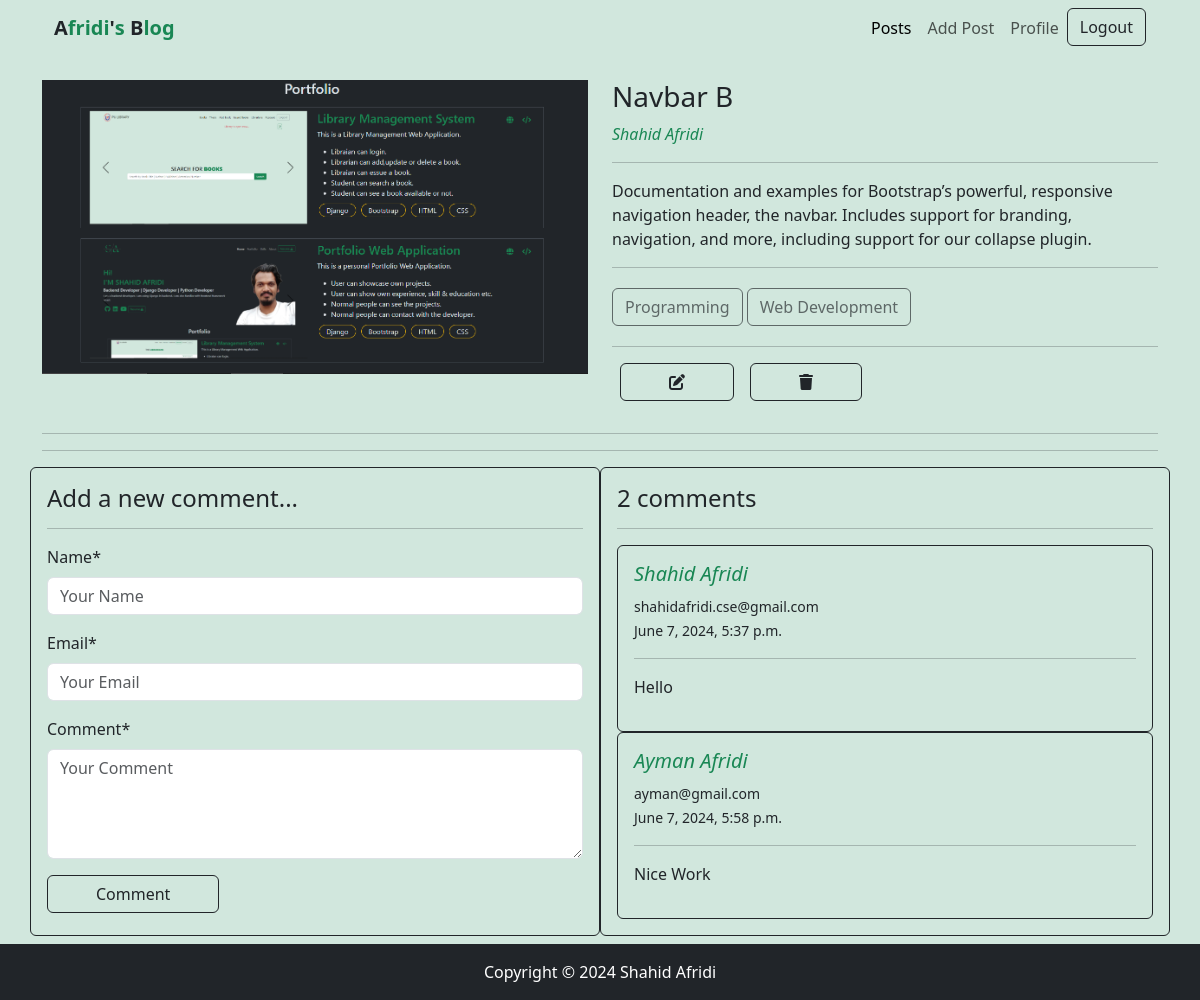
The page /post_details/1 (signed in) on the database its author committed.
### posts/models.py (models this page shows, shortened)
class Post(models.Model):
    title = models.CharField(max_length=255)
    content = models.TextField()
    category = models.ManyToManyField(Category)
    author = models.ForeignKey(User, on_delete=models.CASCADE)
    image = models.ImageField(upload_to='posts/uploads/', blank=True, null=True)

class Comment(models.Model):
    post = models.ForeignKey(Post, on_delete=models.CASCADE, related_name='comments')
    name = models.CharField(max_length=50)
    email = models.EmailField()
    body = models.TextField()
    created_at = models.DateTimeField(auto_now_add=True)

### categories/models.py (models this page shows, shortened)
class Category(models.Model):
    name = models.CharField(max_length=100)
    slug = models.SlugField(max_length=100, unique=True, null=True, blank=True)

### posts/views.py (the view, shortened to what this page needs)
# urls.py: path('post_details/<int:id>', views.PostDetails.as_view(), name='post_details'),
class PostDetails(DetailView):
    model = Post
    template_name = 'posts/post_details.html'
    pk_url_kwarg = 'id'
    def get_context_data(self, **kwargs):
        context = super().get_context_data(**kwargs)
        comment_form = CommentForm()
        context['comment_form'] = comment_form
        return context

### posts/forms.py
class CommentForm(forms.ModelForm):
    class Meta:
        model = Comment
        fields = ('name', 'email', 'body')
        labels = {
            'body': 'Comment'
        }
        widgets = {
            'name': forms.TextInput(attrs={'placeholder': 'Your Name'}),
            'email': forms.EmailInput(attrs={'placeholder': 'Your Email'}),
            'body': forms.Textarea(attrs={'rows': 4, 'placeholder': 'Your Comment'})
        }

### posts/templates/posts/post_details.html (shortened to what this page needs)
{% extends "base.html" %}
{% block content %}
{% load crispy_forms_tags %}
<div class="row mt-4">
    <div class="col-md-6">
        {% if post.image %}
        <img class="w-100" src="{{post.image.url}}" alt="">
        {% endif %}
    </div>
    <div class="col-md-6">
        <h3>{{post.title}}</h3>
        <p class=''><a class="text-decoration-none text-success fst-italic" href="{% url "profile" %}">{{post.author.first_name}} {{post.author.last_name}}</a></p>
        <hr>
        <P>{{post.content }}</P>
        <hr>
        <div>
            {% for c in post.category.all %}
            <button class="btn btn-outline-dark my-1" disabled>{{c.name}}</button>
            {% endfor %}
        </div>
        <hr>
        <div class="d-flex">
            {% if request.user == post.author %}
            <p><a class="btn btn-outline-dark mx-2 px-5" href="{% url "update_post" post.id %}"><i class="fa fa-edit"></i></a></p>
            <p><a class="btn btn-outline-dark mx-2 px-5" href="{% url "delete_post" post.id %}"><i class="fa fa-trash"></i></a></p>
            {% endif %}
        </div>
    </div>
</div>
<hr><hr>
<div class="row">
    <div class="col-md-6 border border-dark p-3 rounded">
        <h4>Add a new comment... </h4>
        <hr>
        <div>
            <form action="" method="post">
                {{comment_form|crispy}}
                <button class="btn btn-outline-dark px-5">Comment</button>
            </form>
        </div>
    </div>
    <div class="col-md-6 border border-dark p-3 rounded">
        {% if post.comments.count == 0 %}
            <h4>No Comments...</h4>
        {% else %}
            <h4>{{ post.comments.count }} comment{{ post.comments.count|pluralize }}</h4>
        {% endif %}
        <hr>
        {% for comment in post.comments.all %}
            <div class="comment border border-dark rounded p-3" >
                <h5 class="text-success fst-italic">{{comment.name}}</h5>
                <small class="text-start">{{comment.email}}</small>
                <br>
                <small class="text-end">{{comment.created_at}}</small>
                <hr>
                <p>{{comment.body}}</p>
            </div>
        {% endfor %}
    </div>
</div>
{% endblock content %}

### templates/base.html (style rules this page uses)
html, body { height: 100%; margin: 0; }
body { display: flex; flex-direction: column; }

### rows shown on the page
Post: image (picture), title "Navbar B", author.first_name "Shahid", author.last_name "Afridi", content "Documentation and examples for Bootstrap’s powerful, responsive navigation header, the navbar. Includes support for branding, navigation, and more, including support for our collapse plugin.", comments.count "2"
Category: name "Programming"
Category: name "Web Development"
Comment: name "Shahid Afridi", email "shahidafridi.cse@gmail.com", created_at "June 7, 2024, 5:37 p.m.", body "Hello"
Comment: name "Ayman Afridi", email "ayman@gmail.com", created_at "June 7, 2024, 5:58 p.m.", body "Nice Work"
